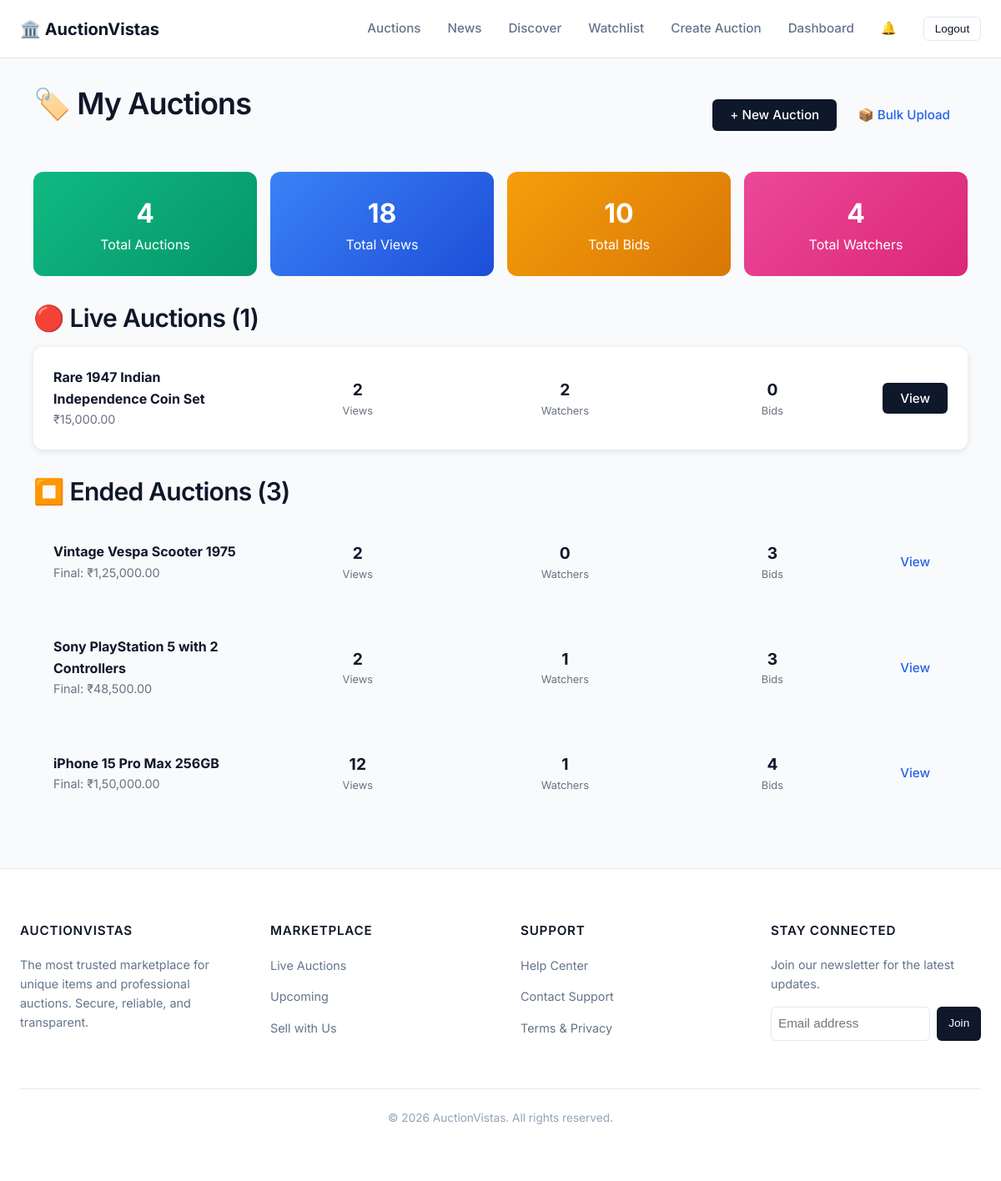
Before: /dashboard/my-auctions/ (signed in) with the older database file.
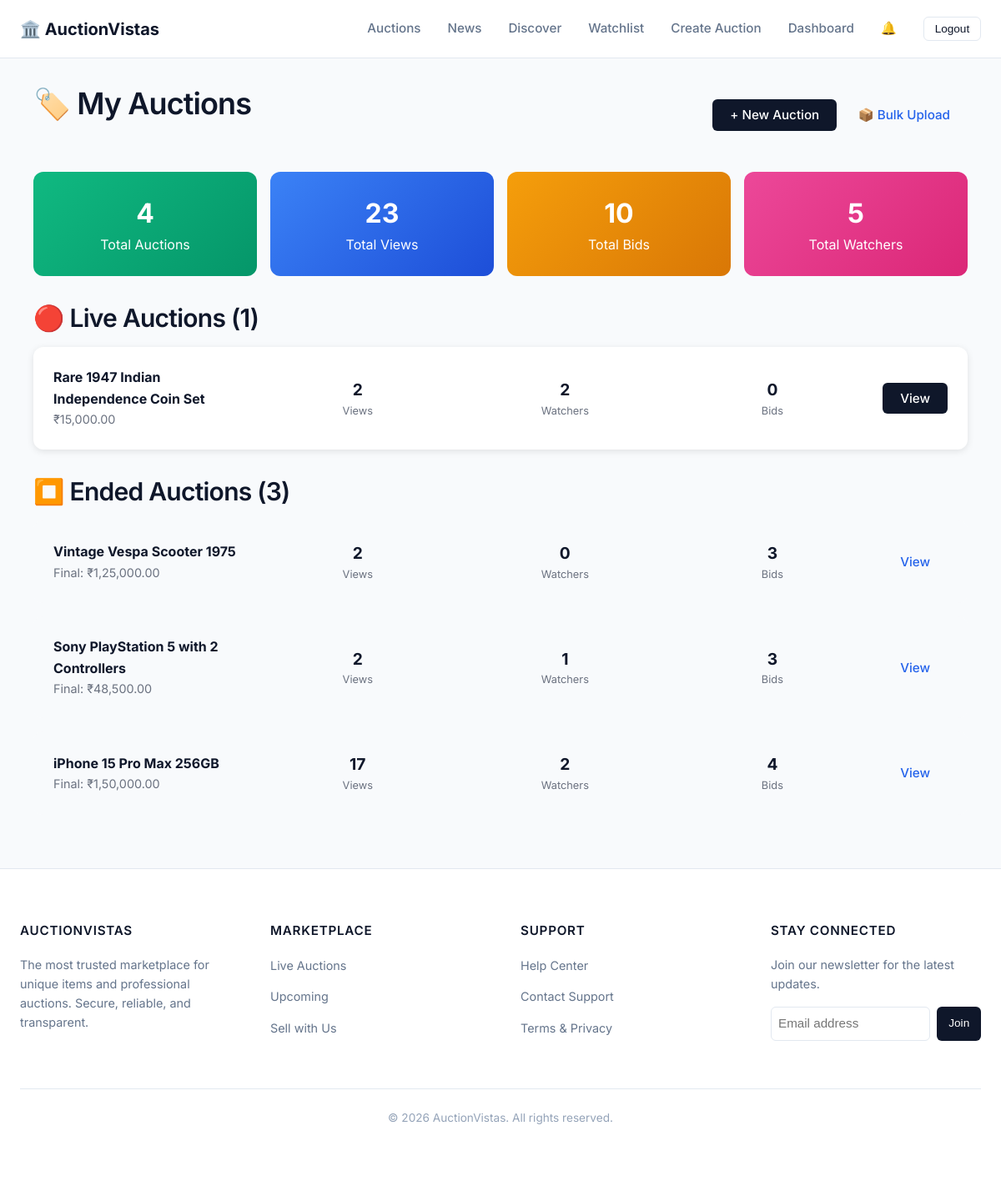
After: the same page with the newer database file.
### auctions/models.py (models this page shows, shortened)
class Auction(models.Model):
    title = models.CharField(max_length=255)
    description = models.TextField()
    starting_price = models.DecimalField(max_digits=20, decimal_places=2)
    current_price = models.DecimalField(max_digits=20, decimal_places=2, default=0)
    end_time = models.DateTimeField()
    owner = models.ForeignKey(User, on_delete=models.CASCADE, related_name='auctions')
    is_active = models.BooleanField(default=True)
    created_at = models.DateTimeField(auto_now_add=True)
    image = models.ImageField(upload_to='auction_images/', null=True, blank=True)
    category = models.ForeignKey(
        Category,
        on_delete=models.SET_NULL,
        null=True,
        blank=True,
        related_name='auctions'
    )
    is_featured = models.BooleanField(default=False)
    featured_order = models.IntegerField(default=0)
    banner_image = models.ImageField(upload_to='auction_banners/', null=True, blank=True)
    view_count = models.PositiveIntegerField(default=0)

### dashboard/views.py (the view, shortened to what this page needs)
# urls.py: path('my-auctions/', views.my_auctions, name='my_auctions'),
@login_required
def my_auctions(request):
    user = request.user
    auctions = Auction.objects.filter(owner=user).order_by('-created_at')
    live_auctions = []
    ended_auctions = []
    draft_auctions = []
    for auction in auctions:
        status = get_auction_status(auction)
        auction.current_status = status
        auction.watcher_count = Watchlist.objects.filter(auction=auction).count()
        auction.bid_count = auction.bids.count()
        if status == 'LIVE':
            live_auctions.append(auction)
        else:
            ended_auctions.append(auction)
    total_views = sum(a.view_count for a in auctions)
    total_bids = sum(a.bid_count for a in auctions)
    total_watchers = sum(a.watcher_count for a in auctions)
    return render(request, 'dashboard/my_auctions.html', {
        'live_auctions': live_auctions,
        'ended_auctions': ended_auctions,
        'draft_auctions': draft_auctions,
        'total_auctions': len(auctions),
        'total_views': total_views,
        'total_bids': total_bids,
        'total_watchers': total_watchers,
    })

### auction_status/utils.py (called while the page is built)
def get_auction_status(auction):
    now = timezone.now()
    if hasattr(auction, "schedule"):
        if now < auction.schedule.start_time:
            return "UPCOMING"
    if auction.is_active and now < auction.end_time:
        return "LIVE"
    return "ENDED"

### auctions/templatetags/indian_format.py (called while the page is built)
def indian_currency(value):
    try:
        value = float(value)
    except (ValueError, TypeError):
        return value
    s = str(int(value))
    if len(s) > 3:
        last3 = s[-3:]
        rest = s[:-3]
        rest = ','.join([rest[max(i-2,0):i] for i in range(len(rest), 0, -2)][::-1]).lstrip(',')
        formatted = rest + ',' + last3
    else:
        formatted = s
    decimals = f"{value:.2f}".split('.')[-1]
    return f"{formatted}.{decimals}"

### news/context_processors.py (called while the page is built)
def latest_news(request):
    try:
        latest_articles = Article.objects.filter(status='published').order_by('-published_at')[:3]
        return {
            'latest_news_articles': latest_articles
        }
    except:
        return {
            'latest_news_articles': []
        }

### dashboard/templates/dashboard/my_auctions.html (shortened to what the changed rows need)
{% extends 'base.html' %}
{% load indian_format %}
{% block content %}
<div class="container" style="max-width: 1200px; margin: 2rem auto; padding: 0 1rem;">
    <div style="display: flex; justify-content: space-between; align-items: center; margin-bottom: 2rem;">
        <h1>🏷️ My Auctions</h1>
    </div>
    <div
        style="display: grid; grid-template-columns: repeat(auto-fit, minmax(200px, 1fr)); gap: 1rem; margin-bottom: 2rem;">
        <div
            style="background: linear-gradient(135deg, #3b82f6, #1d4ed8); color: white; padding: 1.5rem; border-radius: 12px; text-align: center;">
            <div style="font-size: 2rem; font-weight: bold;">{{ total_views }}</div>
            <div>Total Views</div>
        </div>
        <div
            style="background: linear-gradient(135deg, #ec4899, #db2777); color: white; padding: 1.5rem; border-radius: 12px; text-align: center;">
            <div style="font-size: 2rem; font-weight: bold;">{{ total_watchers }}</div>
            <div>Total Watchers</div>
        </div>
    </div>
    <div style="margin-bottom: 2rem;">
        <h2 style="margin-bottom: 1rem;">🔴 Live Auctions ({{ live_auctions|length }})</h2>
    </div>
    <div>
        <h2 style="margin-bottom: 1rem;">⏹️ Ended Auctions ({{ ended_auctions|length }})</h2>
        {% if ended_auctions %}
        <div style="display: grid; gap: 1rem;">
            {% for auction in ended_auctions %}
            <div
                style="background: #f8fafc; padding: 1.5rem; border-radius: 12px; display: grid; grid-template-columns: 1fr 1fr 1fr 1fr auto; align-items: center; gap: 1rem;">
                <div>
                    <strong>{{ auction.title }}</strong>
                    <div style="color: #6b7280; font-size: 0.9rem;">Final: ₹{{ auction.current_price|indian_format }}
                    </div>
                </div>
                <div style="text-align: center;">
                    <div style="font-size: 1.2rem; font-weight: bold;">{{ auction.view_count }}</div>
                    <div style="color: #6b7280; font-size: 0.8rem;">Views</div>
                </div>
                <div style="text-align: center;">
                    <div style="font-size: 1.2rem; font-weight: bold;">{{ auction.watcher_count }}</div>
                    <div style="color: #6b7280; font-size: 0.8rem;">Watchers</div>
                </div>
                <div style="text-align: center;">
                    <div style="font-size: 1.2rem; font-weight: bold;">{{ auction.bid_count }}</div>
                    <div style="color: #6b7280; font-size: 0.8rem;">Bids</div>
                </div>
                <a href="{% url 'auction_detail' auction.id %}" class="btn btn-secondary">View</a>
            </div>
            {% endfor %}
        </div>
        {% else %}
        <p style="color: #6b7280;">No ended auctions yet.</p>
        {% endif %}
    </div>
</div>
{% endblock %}

Changed rows visible on the page:
changed Auction "iPhone 15 Pro Max 256GB": view_count "12" → "17"; watcher_count "1" → "2"
Other visible differences:
{{ total_views }}: "18" → "23"
{{ total_watchers }}: "4" → "5"
